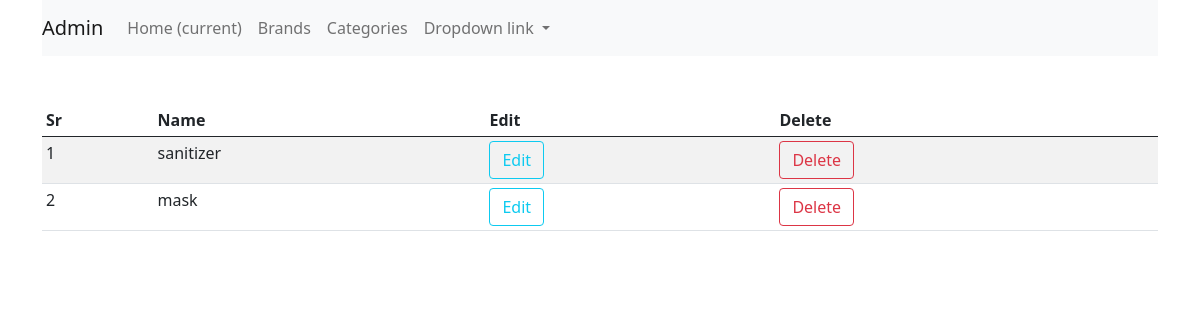
The page /category (signed in) on the database as committed earlier.
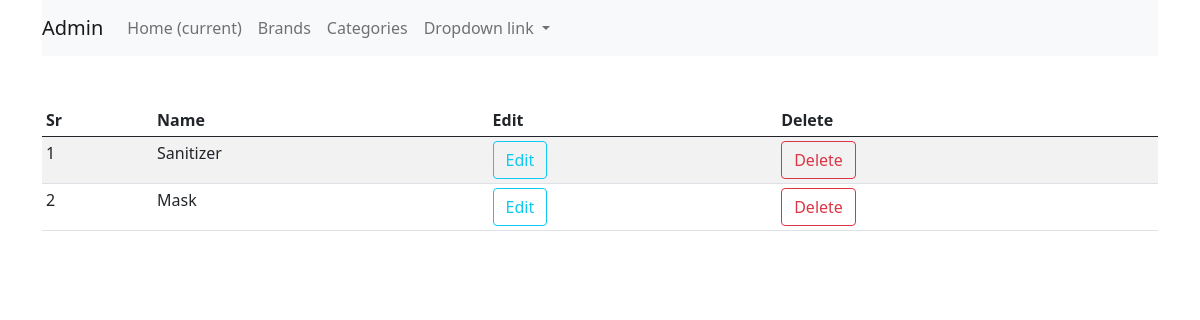
The same page on the database as committed later.
### shop/products/models.py (models this page shows, shortened)
class Category(db.Model):
    id = db.Column(db.Integer, primary_key=True)
    name = db.Column(db.String(30), nullable=False,unique=True)

### shop/admin/routes.py (the view)
@app.route('/category')
def category():
    if 'email' not in session:
        flash('Please login first','danger')
        return redirect(url_for('login'))
    categories = Category.query.order_by(Category.id.desc()).all()
    return render_template('admin/brand.html', title='categories',categories=categories)

### shop/templates/admin/brand.html (shortened to what this page needs)
{% extends 'layout.html' %}
{% block content %}
<div class="container">
    <nav class="navbar navbar-expand-lg navbar-light bg-light">
        <a class="navbar-brand" href="/admin">Admin</a>
        <div class="collapse navbar-collapse" id="navbarNavDropdown">
            <ul class="navbar-nav">
                <li class="nav-item active">
                    <a class="nav-link" href="/admin">Home <span class="sr-only">(current)</span></a>
                </li>
                <li class="nav-item">
                    <a class="nav-link" href="/brands">Brands</a>
                </li>
                <li class="nav-item">
                    <a class="nav-link" href="/category">Categories</a>
                </li>
                <li class="nav-item dropdown">
                    <a class="nav-link dropdown-toggle" href="#" id="navbarDropdownMenuLink" data-toggle="dropdown"
                        aria-haspopup="true" aria-expanded="false">
                        Dropdown link
                    </a>
                </li>
            </ul>
        </div>
    </nav>
</div>
<div class="container mt-5">
    <table class="table table-sm table-condensed table-striped table-hover">
        <thead>
            <th>Sr</th>
            <th>Name</th>
            <th>Edit</th>
            <th>Delete</th>
        </thead>
        <tbody>
            {% if brands %}
            {% for brand in brands %}
            <tr>
                <td>{{loop.index}}</td>
                <td>{{ brand.name }}</td>
                <th><a href="{{url_for('updatebrand', id=brand.id)}}" class="btn btn-sn btn-outline-info">Edit</a></th>
                <th><a href="" class="btn btn-sn btn-outline-danger">Delete</a></th>
            </tr>
            {% endfor %}
            {% else %}
            {% for category in categories %}
            <tr>
                <td>{{loop.index}}</td>
                <td>{{ category.name }}</td>
                <th><a href="{{url_for('updatecat', id=category.id)}}" class="btn btn-sn btn-outline-info">Edit</a></th>
                <th><a href="" class="btn btn-sn btn-outline-danger">Delete</a></th>
            </tr>
            {% endfor %}
            {% endif %}
        </tbody>
    </table>
</div>
{% endblock content %}

### shop/templates/layout.html (shortened to what this page needs)
<!doctype html>
<html lang="en">
<head>
    <link href="{{url_for('static', filename='css/bootstrap.min.css')}}" rel="stylesheet">
</head>
<body>
    {% block content %}
    {% endblock content %}
</body>
</html>

Rows that differ between the two databases and show on the page:
changed Category: name "sanitizer" → "Sanitizer"
changed Category: name "mask" → "Mask"
